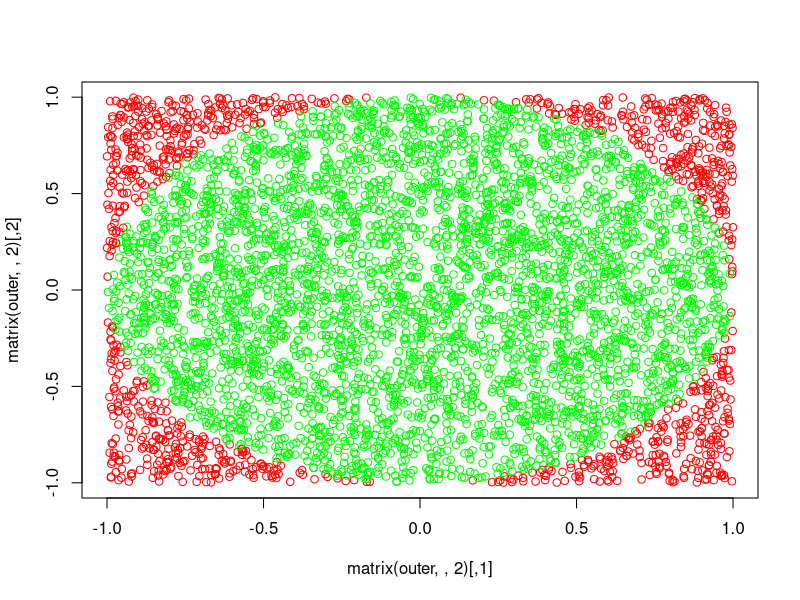

Write the R code that produced this figure.
square.approx.Pi <- function (trials) {
    x = runif(trials, min = -1, max = +1)
    y = runif(trials, min = -1, max = +1)

    m = matrix(c(x,y),,2)
    inner = m[m[,1] ^2 + m[,2]^2 <= 1]
    outer = m[m[,1] ^2 + m[,2]^2 > 1]
    plot(matrix(outer,,2), col = "red")
    points(matrix(inner,,2), col = "green")

    return (4*sum(sqrt(x^2 + y^2) <= 1)/trials)
}

square.approx.Pi(5000)
